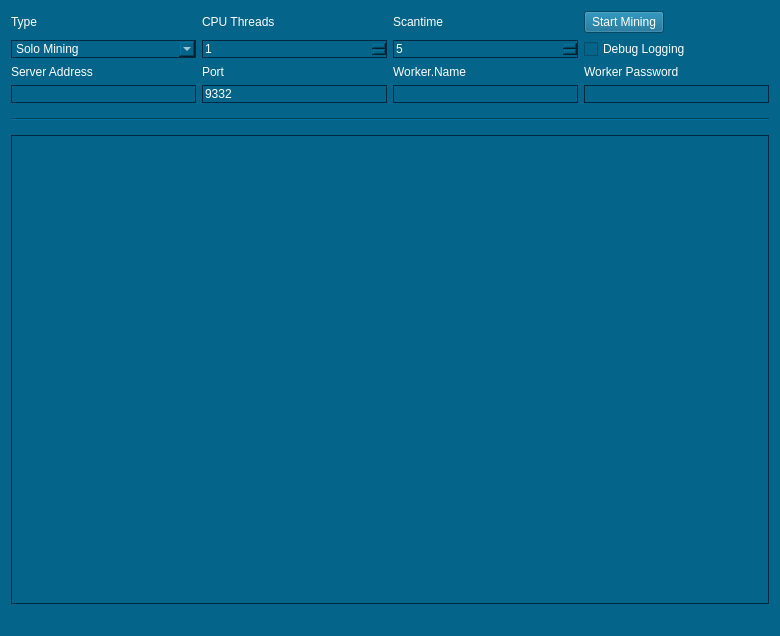
<?xml version="1.0" encoding="UTF-8"?>
<ui version="4.0">
 <class>MiningPage</class>
 <widget class="QWidget" name="MiningPage">
  <property name="geometry">
   <rect>
    <x>0</x>
    <y>0</y>
    <width>780</width>
    <height>636</height>
   </rect>
  </property>
  <property name="windowTitle">
   <string>Mining</string>
  </property>
  <property name="styleSheet">
   <string notr="true">background-color:#04648A;
color:white;</string>
  </property>
  <layout class="QGridLayout" name="gridLayout">
   <property name="sizeConstraint">
    <enum>QLayout::SetMaximumSize</enum>
   </property>
   <item row="6" column="4">
    <widget class="QLabel" name="passwordLabel">
     <property name="enabled">
      <bool>true</bool>
     </property>
     <property name="font">
      <font>
       <family>Segoe UI</family>
      </font>
     </property>
     <property name="text">
      <string>Worker Password</string>
     </property>
    </widget>
   </item>
   <item row="6" column="1">
    <widget class="QLabel" name="serverLabel">
     <property name="enabled">
      <bool>true</bool>
     </property>
     <property name="font">
      <font>
       <family>Segoe UI</family>
      </font>
     </property>
     <property name="text">
      <string>Server Address</string>
     </property>
    </widget>
   </item>
   <item row="7" column="3">
    <widget class="QLineEdit" name="usernameLine">
     <property name="enabled">
      <bool>true</bool>
     </property>
     <property name="font">
      <font>
       <family>Segoe UI</family>
      </font>
     </property>
     <property name="styleSheet">
      <string notr="true">border: 1px solid #022840;</string>
     </property>
     <property name="text">
      <string/>
     </property>
    </widget>
   </item>
   <item row="7" column="1">
    <widget class="QLineEdit" name="serverLine">
     <property name="enabled">
      <bool>true</bool>
     </property>
     <property name="font">
      <font>
       <family>Segoe UI</family>
      </font>
     </property>
     <property name="styleSheet">
      <string notr="true">border: 1px solid #022840;</string>
     </property>
    </widget>
   </item>
   <item row="6" column="3">
    <widget class="QLabel" name="usernameLabel">
     <property name="enabled">
      <bool>true</bool>
     </property>
     <property name="font">
      <font>
       <family>Segoe UI</family>
      </font>
     </property>
     <property name="text">
      <string>Worker.Name</string>
     </property>
    </widget>
   </item>
   <item row="6" column="2">
    <widget class="QLabel" name="portLabel">
     <property name="enabled">
      <bool>true</bool>
     </property>
     <property name="font">
      <font>
       <family>Segoe UI</family>
      </font>
     </property>
     <property name="text">
      <string>Port</string>
     </property>
    </widget>
   </item>
   <item row="3" column="4">
    <widget class="QPushButton" name="startButton">
     <property name="sizePolicy">
      <sizepolicy hsizetype="Fixed" vsizetype="Fixed">
       <horstretch>0</horstretch>
       <verstretch>0</verstretch>
      </sizepolicy>
     </property>
     <property name="font">
      <font>
       <family>Segoe UI</family>
      </font>
     </property>
     <property name="text">
      <string>Start Mining</string>
     </property>
    </widget>
   </item>
   <item row="8" column="1" colspan="4">
    <widget class="Line" name="line">
     <property name="sizePolicy">
      <sizepolicy hsizetype="Minimum" vsizetype="Fixed">
       <horstretch>0</horstretch>
       <verstretch>0</verstretch>
      </sizepolicy>
     </property>
     <property name="minimumSize">
      <size>
       <width>0</width>
       <height>20</height>
      </size>
     </property>
     <property name="font">
      <font>
       <family>Segoe UI</family>
      </font>
     </property>
     <property name="orientation">
      <enum>Qt::Horizontal</enum>
     </property>
    </widget>
   </item>
   <item row="13" column="1" colspan="4">
    <widget class="QListWidget" name="list">
     <property name="font">
      <font>
       <family>Segoe UI</family>
      </font>
     </property>
     <property name="styleSheet">
      <string notr="true">border: 1px solid #022840;</string>
     </property>
     <property name="autoScrollMargin">
      <number>100000</number>
     </property>
     <property name="dragDropMode">
      <enum>QAbstractItemView::DragOnly</enum>
     </property>
     <property name="selectionMode">
      <enum>QAbstractItemView::NoSelection</enum>
     </property>
     <property name="movement">
      <enum>QListView::Snap</enum>
     </property>
     <property name="batchSize">
      <number>10</number>
     </property>
    </widget>
   </item>
   <item row="14" column="1" colspan="2">
    <widget class="QLabel" name="shareCount">
     <property name="font">
      <font>
       <family>Segoe UI</family>
       <pointsize>10</pointsize>
       <weight>75</weight>
       <bold>true</bold>
      </font>
     </property>
     <property name="text">
      <string/>
     </property>
    </widget>
   </item>
   <item row="3" column="3">
    <widget class="QLabel" name="scantimeLabel">
     <property name="enabled">
      <bool>true</bool>
     </property>
     <property name="font">
      <font>
       <family>Segoe UI</family>
      </font>
     </property>
     <property name="layoutDirection">
      <enum>Qt::LeftToRight</enum>
     </property>
     <property name="text">
      <string>Scantime</string>
     </property>
    </widget>
   </item>
   <item row="4" column="4">
    <widget class="QCheckBox" name="debugCheckBox">
     <property name="font">
      <font>
       <family>Segoe UI</family>
      </font>
     </property>
     <property name="text">
      <string>Debug Logging</string>
     </property>
    </widget>
   </item>
   <item row="3" column="1">
    <widget class="QLabel" name="typeLabel">
     <property name="font">
      <font>
       <family>Segoe UI</family>
      </font>
     </property>
     <property name="text">
      <string>Type</string>
     </property>
    </widget>
   </item>
   <item row="4" column="2">
    <widget class="QSpinBox" name="threadsBox">
     <property name="enabled">
      <bool>true</bool>
     </property>
     <property name="font">
      <font>
       <family>Segoe UI</family>
      </font>
     </property>
     <property name="styleSheet">
      <string notr="true">border: 1px solid #022840;</string>
     </property>
     <property name="minimum">
      <number>1</number>
     </property>
     <property name="maximum">
      <number>99</number>
     </property>
     <property name="singleStep">
      <number>1</number>
     </property>
    </widget>
   </item>
   <item row="4" column="1">
    <widget class="QComboBox" name="typeBox">
     <property name="font">
      <font>
       <family>Segoe UI</family>
      </font>
     </property>
     <property name="styleSheet">
      <string notr="true">border: 1px solid #022840;</string>
     </property>
     <property name="editable">
      <bool>false</bool>
     </property>
     <property name="currentIndex">
      <number>0</number>
     </property>
     <item>
      <property name="text">
       <string>Solo Mining</string>
      </property>
     </item>
     <item>
      <property name="text">
       <string>Pool Mining</string>
      </property>
     </item>
    </widget>
   </item>
   <item row="4" column="3">
    <widget class="QSpinBox" name="scantimeBox">
     <property name="enabled">
      <bool>true</bool>
     </property>
     <property name="font">
      <font>
       <family>Segoe UI</family>
      </font>
     </property>
     <property name="styleSheet">
      <string notr="true">border: 1px solid #022840;</string>
     </property>
     <property name="minimum">
      <number>1</number>
     </property>
     <property name="value">
      <number>5</number>
     </property>
    </widget>
   </item>
   <item row="7" column="2">
    <widget class="QLineEdit" name="portLine">
     <property name="enabled">
      <bool>true</bool>
     </property>
     <property name="font">
      <font>
       <family>Segoe UI</family>
      </font>
     </property>
     <property name="styleSheet">
      <string notr="true">border: 1px solid #022840;</string>
     </property>
     <property name="text">
      <string>9332</string>
     </property>
     <property name="value" stdset="0">
      <number>9332</number>
     </property>
    </widget>
   </item>
   <item row="7" column="4">
    <widget class="QLineEdit" name="passwordLine">
     <property name="enabled">
      <bool>true</bool>
     </property>
     <property name="font">
      <font>
       <family>Segoe UI</family>
      </font>
     </property>
     <property name="styleSheet">
      <string notr="true">border: 1px solid #022840;</string>
     </property>
    </widget>
   </item>
   <item row="14" column="3" colspan="2">
    <widget class="QLabel" name="mineSpeedLabel">
     <property name="sizePolicy">
      <sizepolicy hsizetype="Preferred" vsizetype="Preferred">
       <horstretch>0</horstretch>
       <verstretch>0</verstretch>
      </sizepolicy>
     </property>
     <property name="font">
      <font>
       <family>Segoe UI</family>
       <pointsize>10</pointsize>
       <weight>75</weight>
       <bold>true</bold>
      </font>
     </property>
     <property name="text">
      <string/>
     </property>
     <property name="alignment">
      <set>Qt::AlignRight|Qt::AlignTrailing|Qt::AlignVCenter</set>
     </property>
    </widget>
   </item>
   <item row="3" column="2">
    <widget class="QLabel" name="threadsLabel">
     <property name="enabled">
      <bool>true</bool>
     </property>
     <property name="font">
      <font>
       <family>Segoe UI</family>
      </font>
     </property>
     <property name="text">
      <string>CPU Threads</string>
     </property>
    </widget>
   </item>
  </layout>
 </widget>
 <layoutdefault spacing="6" margin="11"/>
 <tabstops>
  <tabstop>startButton</tabstop>
  <tabstop>typeBox</tabstop>
  <tabstop>threadsBox</tabstop>
  <tabstop>scantimeBox</tabstop>
  <tabstop>serverLine</tabstop>
  <tabstop>portLine</tabstop>
  <tabstop>usernameLine</tabstop>
  <tabstop>passwordLine</tabstop>
  <tabstop>debugCheckBox</tabstop>
  <tabstop>list</tabstop>
 </tabstops>
 <resources/>
 <connections/>
</ui>
